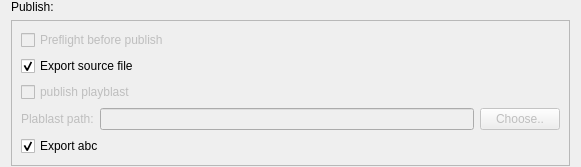
<?xml version="1.0" encoding="UTF-8"?>
<ui version="4.0">
 <class>Form</class>
 <widget class="QWidget" name="Form">
  <property name="geometry">
   <rect>
    <x>0</x>
    <y>0</y>
    <width>581</width>
    <height>167</height>
   </rect>
  </property>
  <property name="windowTitle">
   <string>Form</string>
  </property>
  <layout class="QGridLayout" name="gridLayout">
   <property name="topMargin">
    <number>0</number>
   </property>
   <property name="bottomMargin">
    <number>0</number>
   </property>
   <item row="0" column="0">
    <widget class="QLabel" name="label_2">
     <property name="text">
      <string>Publish:</string>
     </property>
    </widget>
   </item>
   <item row="2" column="0">
    <spacer name="verticalSpacer">
     <property name="orientation">
      <enum>Qt::Vertical</enum>
     </property>
     <property name="sizeHint" stdset="0">
      <size>
       <width>20</width>
       <height>1</height>
      </size>
     </property>
    </spacer>
   </item>
   <item row="1" column="0">
    <widget class="QStackedWidget" name="stackedWidget">
     <property name="frameShape">
      <enum>QFrame::StyledPanel</enum>
     </property>
     <widget class="QWidget" name="Page1">
      <layout class="QVBoxLayout" name="verticalLayout">
       <item>
        <widget class="QCheckBox" name="checkBox_preflight">
         <property name="enabled">
          <bool>false</bool>
         </property>
         <property name="text">
          <string>Preflight before publish</string>
         </property>
         <property name="checked">
          <bool>false</bool>
         </property>
        </widget>
       </item>
       <item>
        <widget class="QCheckBox" name="checkBox_source_file">
         <property name="enabled">
          <bool>true</bool>
         </property>
         <property name="text">
          <string>Export source file</string>
         </property>
         <property name="checked">
          <bool>true</bool>
         </property>
        </widget>
       </item>
       <item>
        <widget class="QCheckBox" name="checkBox">
         <property name="enabled">
          <bool>false</bool>
         </property>
         <property name="text">
          <string>publish playblast</string>
         </property>
         <property name="checked">
          <bool>false</bool>
         </property>
        </widget>
       </item>
       <item>
        <widget class="QWidget" name="widget" native="true">
         <property name="enabled">
          <bool>false</bool>
         </property>
         <layout class="QHBoxLayout" name="horizontalLayout">
          <property name="margin">
           <number>0</number>
          </property>
          <item>
           <widget class="QLabel" name="label">
            <property name="enabled">
             <bool>false</bool>
            </property>
            <property name="text">
             <string>Plablast path:</string>
            </property>
           </widget>
          </item>
          <item>
           <widget class="QLineEdit" name="lineEdit">
            <property name="enabled">
             <bool>false</bool>
            </property>
           </widget>
          </item>
          <item>
           <widget class="QPushButton" name="pushButton">
            <property name="text">
             <string>Choose..</string>
            </property>
           </widget>
          </item>
         </layout>
        </widget>
       </item>
       <item>
        <widget class="QCheckBox" name="checkBox_2">
         <property name="text">
          <string>Export abc</string>
         </property>
         <property name="checked">
          <bool>true</bool>
         </property>
        </widget>
       </item>
       <item>
        <layout class="QVBoxLayout" name="verticalLayout_abc"/>
       </item>
      </layout>
     </widget>
    </widget>
   </item>
  </layout>
 </widget>
 <resources/>
 <connections/>
</ui>
